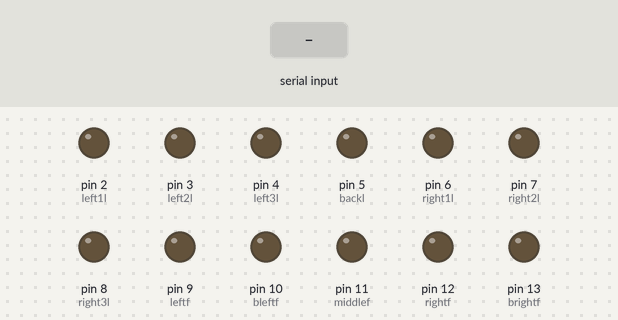
A sketch run on a simulated Arduino Uno, built with avr-gcc and run on an emulated ATmega328P. Parts: output pins drawn as LEDs (lit = HIGH). The inputs (shaded band) are chosen by the test bench. What the sketch prints to the serial monitor is not drawn.

Above: at 6.2 s.
6.3 s: "JUTLLON" received over Serial
At 7.9 s:
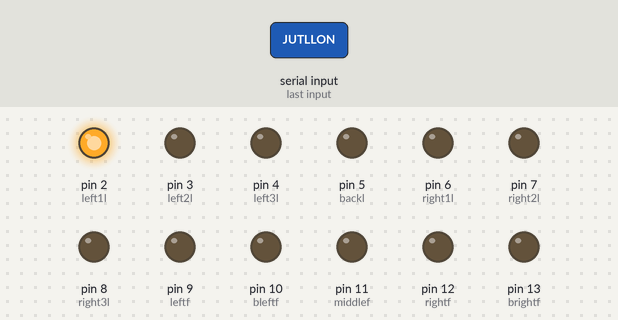
8.8 s: "JUTLLLON" received over Serial
At 11.0 s:
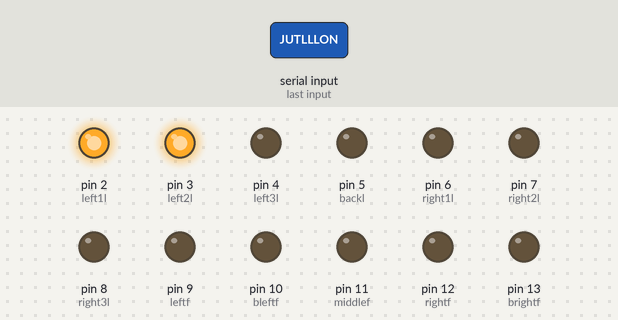
11.3 s: "JUTLLOFF" received over Serial
At 13.0 s:
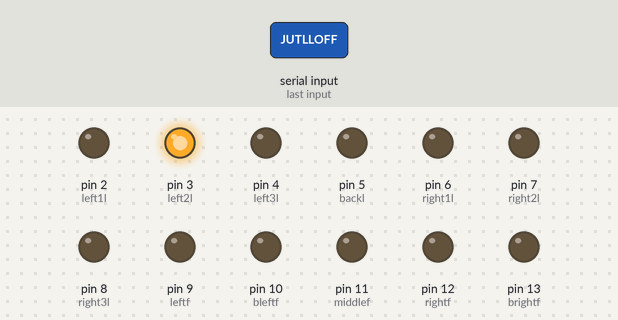
13.8 s: "JUTLLLLON" received over Serial
At 16.0 s:
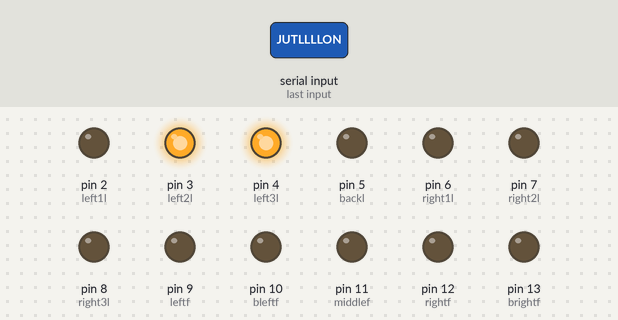
16.3 s: "JUTLLLOFF" received over Serial
At 18.0 s:
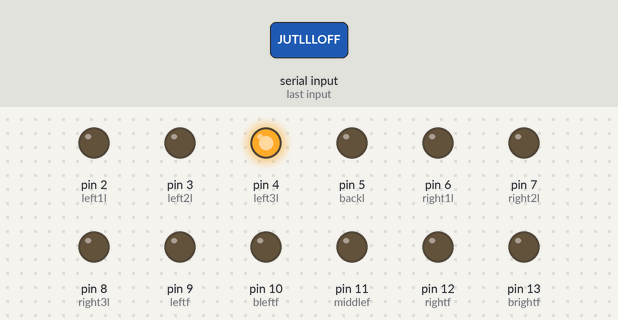
18.8 s: "JUTLBON" received over Serial
At 21.0 s:
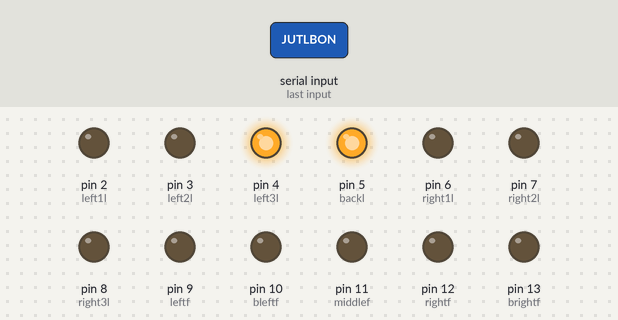
Timing chart, 0 to 22.3 s (numbered marks = the images above; inputs shaded):
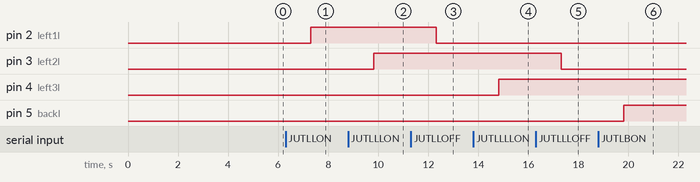

The sketch:

3rdyear.ino
```cpp
//3nd years

String textMessage;

const int left1l=2; //lights pins
const int left2l=3;
const int left3l=4;
const int backl=5;
const int right1l=6;
const int right2l=7;
const int right3l=8;

const int leftf=9;//fans pins
const int bleftf=10;
const int middlef=11;
const int rightf=12;
const int brightf=13;

void setup()
{
  //setting outpins
pinMode(left1l,OUTPUT);
pinMode(left2l,OUTPUT);
pinMode(left3l,OUTPUT);
pinMode(backl,OUTPUT);
pinMode(right1l,OUTPUT);
pinMode(right2l,OUTPUT);
pinMode(right3l,OUTPUT);

pinMode(leftf,OUTPUT);
pinMode(bleftf,OUTPUT);
pinMode(middlef,OUTPUT);
pinMode(rightf,OUTPUT);
pinMode(brightf,OUTPUT);


//setting default
digitalWrite(left1l,LOW);
digitalWrite(left2l,LOW);
digitalWrite(left3l,LOW);
digitalWrite(backl,LOW);
digitalWrite(right1l,LOW);
digitalWrite(right2l,LOW);
digitalWrite(right3l,LOW);

digitalWrite(leftf,LOW);
digitalWrite(bleftf,LOW);
digitalWrite(middlef,LOW);
digitalWrite(rightf,LOW);
digitalWrite(brightf,LOW);

Serial.begin(19200);
delay(5000);
Serial.print("AT+CMGF=1\r");
}
void loop()
{
 if(Serial.available()>0)
 {
   textMessage=Serial.readString();
   delay(10);
 }
       //lights
       if(textMessage.indexOf("JUTLLON")>=0)
       {
       digitalWrite(left1l,HIGH);
       textMessage="";
       }
       if(textMessage.indexOf("JUTLLOFF")>=0)
       {
       digitalWrite(left1l,LOW);
       textMessage="";
       }
       //
       if(textMessage.indexOf("JUTLLLON")>=0)
       {
       digitalWrite(left2l,HIGH);
       textMessage="";
       }
       if(textMessage.indexOf("JUTLLLOFF")>=0)
       {
       digitalWrite(left2l,LOW);
       textMessage="";
       }
              //
       if(textMessage.indexOf("JUTLLLLON")>=0)
       {
       digitalWrite(left3l,HIGH);
       textMessage="";
       }
       if(textMessage.indexOf("JUTLLLLOFF")>=0)
       {
       digitalWrite(left3l,LOW);
       textMessage="";
       }
            //
       if(textMessage.indexOf("JUTLBON")>=0)
       {
       digitalWrite(backl,HIGH);
       textMessage="";
       }
       if(textMessage.indexOf("JUTLBOFF")>=0)
       {
       digitalWrite(backl,LOW);
       textMessage="";
       }
              //
       if(textMessage.indexOf("JUTLRON")>=0)
       {
       digitalWrite(right1l,HIGH);
       textMessage="";
       }
       if(textMessage.indexOf("JUTLROFF")>=0)
       {
       digitalWrite(right1l,LOW);
       textMessage="";
       }
              //
       if(textMessage.indexOf("JUTLRRON")>=0)
       {
       digitalWrite(right2l,HIGH);
       textMessage="";
       }
       if(textMessage.indexOf("JUTLRROFF")>=0)
       {
       digitalWrite(right2l,LOW);
       textMessage="";
       }
              //
       if(textMessage.indexOf("JUTLRRRON")>=0)
       {
       digitalWrite(right3l,HIGH);
       textMessage="";
       }
       if(textMessage.indexOf("JUTLRRROFF")>=0)
       {
       digitalWrite(right3l,LOW);
       textMessage="";
       }


//fans

       //
       if(textMessage.indexOf("JUTFLON")>=0)
       {
       digitalWrite(leftf,HIGH);
       textMessage="";
       }
       if(textMessage.indexOf("JUTFLOFF")>=0)
       {
       digitalWrite(leftf,LOW);
       textMessage="";
       }
       //
       if(textMessage.indexOf("JUTFBLON")>=0)
       {
       digitalWrite(bleftf,HIGH);
       textMessage="";
       }
       if(textMessage.indexOf("JUTFBLOFF")>=0)
       {
       digitalWrite(bleftf,LOW);
       textMessage="";
       }
       //
       if(textMessage.indexOf("JUTFMON")>=0)
       {
       digitalWrite(middlef,HIGH);
       textMessage="";
       }
       if(textMessage.indexOf("JUTFMOFF")>=0)
       {
       digitalWrite(middlef,LOW);
       textMessage="";
       }
              //
       if(textMessage.indexOf("JUTFRON")>=0)
       {
       digitalWrite(rightf,HIGH);
       textMessage="";
       }
       if(textMessage.indexOf("JUTFROFF")>=0)
       {
       digitalWrite(rightf,LOW);
       textMessage="";
       }
              //
       if(textMessage.indexOf("JUTFBRON")>=0)
       {
       digitalWrite(brightf,HIGH);
       textMessage="";
       }
       if(textMessage.indexOf("JUTFBROFF")>=0)
       {
       digitalWrite(brightf,LOW);
       textMessage="";
       }
}
```

Measured:
- after the input at 6.3 s, pin 2 (left1l): LOW → HIGH after 1.0 s
- after the input at 8.8 s, pin 3 (left2l): LOW → HIGH after 1.0 s
- after the input at 11.3 s, pin 2 (left1l): HIGH → LOW after 1.0 s
- after the input at 13.8 s, pin 4 (left3l): LOW → HIGH after 1.0 s
- after the input at 16.3 s, pin 3 (left2l): HIGH → LOW after 1.0 s
- after the input at 18.8 s, pin 5 (backl): LOW → HIGH after 1.0 s
